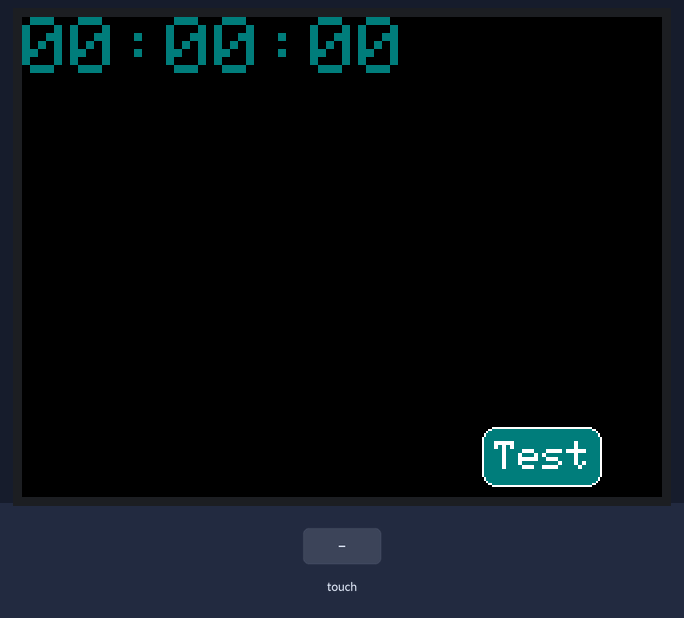
This sketch was run on a simulated Arduino Uno, built with avr-gcc and run on an emulated ATmega328P. On the bench: 320×240 colour display. Inputs (shaded band) come from the test bench. What the sketch prints to the serial monitor is not drawn.

Above: at 0.3 s.
At 1.4 s:
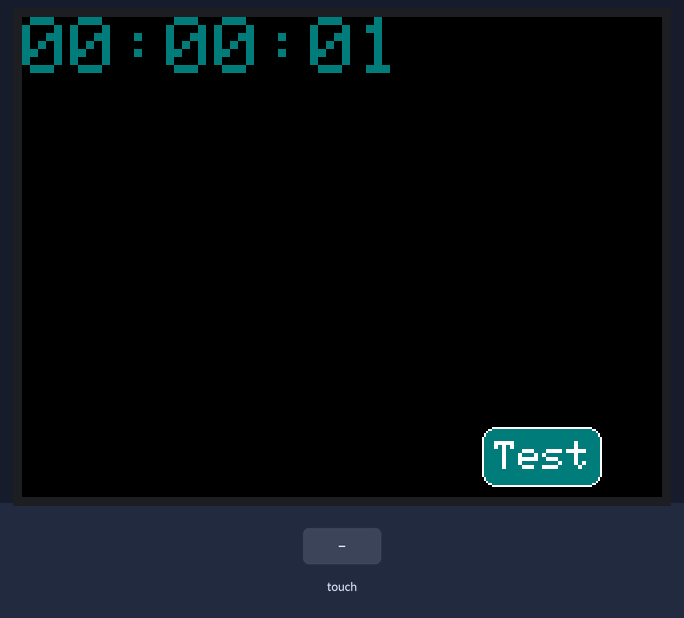
1.5 s: touch panel pressed at 13 % / 10 % of its raw x / y range
At 2.7 s:
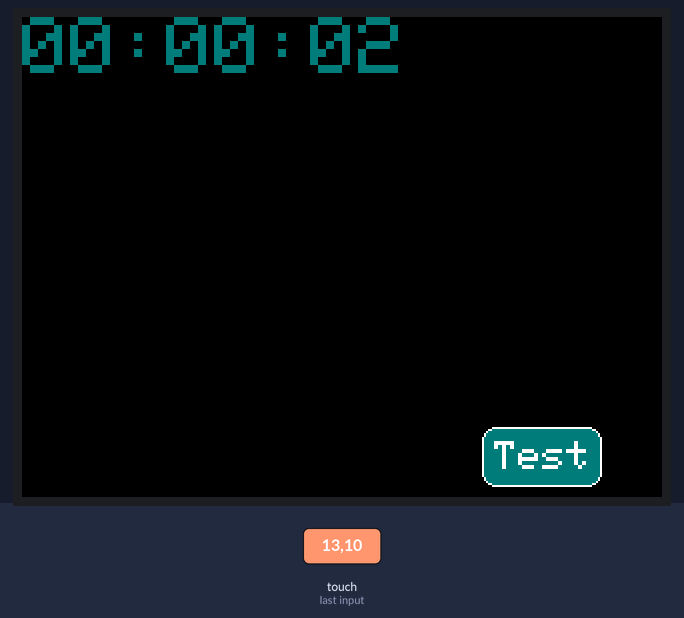
Timing chart, 0 to 4.5 s (numbered marks = the images above; inputs shaded):
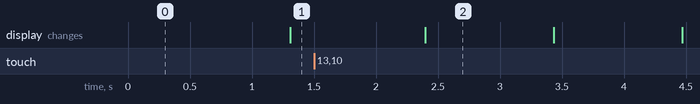

The sketch:

0.03_buttonTesting.ino
```cpp
// ADDING LIBRARIES
  #include <TimeLib.h>
  #include <Elegoo_GFX.h>    // Core graphics library
  #include <Elegoo_TFTLCD.h> // Hardware-specific library
  #include <TouchScreen.h>

// SETTING PINS
  // The control pins for the LCD can be assigned to any digital or
  // analog pins...but we'll use the analog pins as this allows us to
  // double up the pins with the touch screen (see the TFT paint example).
  #define LCD_CS A3 // Chip Select goes to Analog 3
  #define LCD_CD A2 // Command/Data goes to Analog 2
  #define LCD_WR A1 // LCD Write goes to Analog 1
  #define LCD_RD A0 // LCD Read goes to Analog 0
  #define LCD_RESET A4 // Can alternately just connect to Arduino's reset pin

  // When using the BREAKOUT BOARD only, use these 8 data lines to the LCD:
  // For the Arduino Uno, Duemilanove, Diecimila, etc.:
  //   D0 connects to digital pin 8  (Notice these are
  //   D1 connects to digital pin 9   NOT in order!)
  //   D2 connects to digital pin 2
  //   D3 connects to digital pin 3
  //   D4 connects to digital pin 4
  //   D5 connects to digital pin 5
  //   D6 connects to digital pin 6
  //   D7 connects to digital pin 7
  // For the Arduino Mega, use digital pins 22 through 29
  // (on the 2-row header at the end of the board).

  #define YP A3  // must be an analog pin, use "An" notation!
  #define XM A2  // must be an analog pin, use "An" notation!
  #define YM 9   // can be a digital pin
  #define XP 8   // can be a digital pin

// ADDING COLORS
  // Assign human-readable names to some common 16-bit color values:
  #define	BLACK   0x0000
  #define	BLUE    0x001F
  #define	RED     0xF800
  #define	GREEN   0x07E0
  #define CYAN    0x07FF
  #define MAGENTA 0xF81F
  #define YELLOW  0xFFE0
  #define WHITE   0xFFFF

  // More color definitions
  #define ILI9341_BLACK       0x0000      /*   0,   0,   0 */
  #define ILI9341_NAVY        0x000F      /*   0,   0, 128 */
  #define ILI9341_DARKGREEN   0x03E0      /*   0, 128,   0 */
  #define ILI9341_DARKCYAN    0x03EF      /*   0, 128, 128 */
  #define ILI9341_MAROON      0x7800      /* 128,   0,   0 */
  #define ILI9341_PURPLE      0x780F      /* 128,   0, 128 */
  #define ILI9341_OLIVE       0x7BE0      /* 128, 128,   0 */
  #define ILI9341_LIGHTGREY   0xC618      /* 192, 192, 192 */
  #define ILI9341_DARKGREY    0x7BEF      /* 128, 128, 128 */
  #define ILI9341_BLUE        0x001F      /*   0,   0, 255 */
  #define ILI9341_GREEN       0x07E0      /*   0, 255,   0 */
  #define ILI9341_CYAN        0x07FF      /*   0, 255, 255 */
  #define ILI9341_RED         0xF800      /* 255,   0,   0 */
  #define ILI9341_MAGENTA     0xF81F      /* 255,   0, 255 */
  #define ILI9341_YELLOW      0xFFE0      /* 255, 255,   0 */
  #define ILI9341_WHITE       0xFFFF      /* 255, 255, 255 */
  #define ILI9341_ORANGE      0xFD20      /* 255, 165,   0 */
  #define ILI9341_GREENYELLOW 0xAFE5      /* 173, 255,  47 */
  #define ILI9341_PINK        0xF81F

// MAKING VARIABLES FOR THE TOUCHSCREEN

  //Touch For New ILI9341 TP
  #define TS_MINX 120
  #define TS_MAXX 900

  #define TS_MINY 70
  #define TS_MAXY 920

  // We have a status line for like, is FONA working
  #define STATUS_X 10
  #define STATUS_Y 65


// MAKING VARIABLES FOR THE BUTTON
  // set number for how light / hard you can press the button for it to work
  #define MINPRESSURE 1
  #define MAXPRESSURE 1000
// ** ASK ABOUT **
  //const int16_t TS_LEFT = 122, TS_RT = 929, TS_TOP = 77, TS_BOT = 884;
  const int16_t TS_TOP = 122, TS_BOT = 929, TS_LEFT = 77, TS_RT = 884;

  // Create a TFT object that we can use to interat with the touch screen.
  // Calls some of the pins we've attributed with it earlier
  Elegoo_TFTLCD tft(LCD_CS, LCD_CD, LCD_WR, LCD_RD, LCD_RESET);

  // Create a touch screen object.
  TouchScreen ts = TouchScreen(XP, YP, XM, YM, 300);

// MAKING VARIABLES FOR TIME
  // time related global variables.
  char bufTime[9];
  time_t currTime;
  long h;
  long m;
  long s;

// button related stuff.
Elegoo_GFX_Button btn_test;

void initButtons() {
  // initialize test button
  btn_test.initButton(&tft, 260, 220, 60, 30, WHITE, ILI9341_DARKCYAN, WHITE, "Test", 2);
  // (array we made earlier, x value, y value, hight, width, border color, fill color, text color, text inside, text size)
}

void drawButtons() {
  btn_test.drawButton();
}

void checkButtons() {
  // switch to touchscreen
  digitalWrite(13, HIGH);

  // get the current touch screen point.
  TSPoint p = ts.getPoint();

  int16_t xpos, ypos;  //screen coordinates
  xpos = map(p.y, TS_MAXY, TS_MINY, 0, tft.width());
  ypos = map(p.x, TS_MAXX, TS_MINX, 0, tft.height());
  // the little version of the touchscreen the computer holds has
  // different x and y coordinates than the actual touchscreen
  // this function changes the x/y value the computer has and puts
  // it into the x/y values of the real touchscreen

  // switch back to display mode.
  digitalWrite(13, LOW);
  // if sharing pins, you'll need to fix the directions of the touchscreen pins
  //pinMode(XP, OUTPUT);
  pinMode(XM, OUTPUT);
  pinMode(YP, OUTPUT);
  //pinMode(YM, OUTPUT);

  // is user pushing in the range of a valid press.
  if (p.z > MINPRESSURE && p.z < MAXPRESSURE) {
    // get the coordinates of the press.
    // scale from 0->1023 to tft.width
    p.x = map(p.x, TS_MINX, TS_MAXX, tft.width(), 0);
    p.y = (tft.height()-map(p.y, TS_MINY, TS_MAXY, tft.height(), 0));
    Serial.print("p.x, p.y, p.z =");
    Serial.print(p.x);
    Serial.print(", ");
    Serial.print(p.y);
    Serial.print(", ");
    Serial.println(p.z);

    Serial.print("xpos, ypos =");
    Serial.print(xpos);
    Serial.print(", ");
    Serial.println(ypos);
  }

  // check to see if the user is pressing in the area of the button.
  if(btn_test.contains(xpos, ypos)) {
    Serial.println("Contains it");
    btn_test.press(true);
  } else {
    btn_test.press(false);
  }

  if(btn_test.justPressed()) {
    Serial.println("*** Test was just pressed! ***");
  }

  if(btn_test.isPressed()) {
    Serial.println("test is pressed!");
  }

  if(btn_test.justReleased()) {
    Serial.println("*** Test was just released! ***");
  }
}

void initScreen() {
  // which pinout configuration to use?
  #ifdef USE_Elegoo_SHIELD_PINOUT
    Serial.println(F("Using Elegoo 2.4\" TFT Arduino Shield Pinout"));
  #else
   Serial.println(F("Using Elegoo 2.4\" TFT Breakout Board Pinout"));
  #endif

  Serial.print("TFT size is "); Serial.print(tft.width()); Serial.print("x"); Serial.println(tft.height());

  // reset screen.
  tft.reset();

  // determine what LCD chip is used by the screen.
   uint16_t identifier = tft.readID();
   if(identifier == 0x9325) {
    Serial.println(F("Found ILI9325 LCD driver"));
  } else if(identifier == 0x9328) {
    Serial.println(F("Found ILI9328 LCD driver"));
  } else if(identifier == 0x4535) {
    Serial.println(F("Found LGDP4535 LCD driver"));
  }else if(identifier == 0x7575) {
    Serial.println(F("Found HX8347G LCD driver"));
  } else if(identifier == 0x9341) {
    Serial.println(F("Found ILI9341 LCD driver"));
  } else if(identifier == 0x8357) {
    Serial.println(F("Found HX8357D LCD driver"));
  } else if(identifier==0x0101)
  {
      identifier=0x9341;
       Serial.println(F("Found 0x9341 LCD driver"));
  }
  else if(identifier==0x1111)
  {
      identifier=0x9328;
       Serial.println(F("Found 0x9328 LCD driver"));
  }
  else {
    Serial.print(F("Unknown LCD driver chip: "));
    Serial.println(identifier, HEX);
    Serial.println(F("If using the Elegoo 2.8\" TFT Arduino shield, the line:"));
    Serial.println(F("  #define USE_Elegoo_SHIELD_PINOUT"));
    Serial.println(F("should appear in the library header (Elegoo_TFT.h)."));
    Serial.println(F("If using the breakout board, it should NOT be #defined!"));
    Serial.println(F("Also if using the breakout, double-check that all wiring"));
    Serial.println(F("matches the tutorial."));
    identifier=0x9328;

  }

  // start the screen.
  tft.begin(identifier);

  // set to landscape mode.
  tft.setRotation(1);

  // clear screen (to color black).
  tft.fillScreen(BLACK);
}

void updateCurrTime() {
  // use the now() function to get the time all at once (so the seconds, minutes, and hours will be consistent).
  currTime = now();
  h = hour(currTime);
  m = minute(currTime);
  s = second(currTime);

  // use sprintf to format the output into the character buffer.
  // note that the sprintf %d formatting tags expect ints and not longs, so cast values to int type.
  sprintf(bufTime, "%02d:%02d:%02d", (int)h, (int)m, (int)s);

  // debug display character buffer in serial output.
  //Serial.println(bufTime);
}

void displayCurrTime() {

  // erase the old time.
  tft.fillRect(0, 0, 200, 40, BLACK);

  tft.setCursor(0, 0);

  tft.setTextColor(ILI9341_DARKCYAN);
  tft.setTextSize(4);
  tft.println(bufTime);

}

void setup() {
  // initialize serial connection for debugging.
  Serial.begin(9600);

  // populate the character buffer with null characters.
  int i;
  for (i = 0; i < 9; i++) {
    bufTime[i] = NULL;
  }

  // initialize screen.
  initScreen();

  // initialize buttons.
  initButtons();
}

void loop() {
  // draw buttons
  drawButtons();

  // check buttons.
  checkButtons();

  // put your main code here, to run repeatedly:
  updateCurrTime();
  displayCurrTime();

  delay(500);
}
```

Measured:
- what the display in image 2 shows lasts 1.0 s, from 2.4 s to 3.4 s
